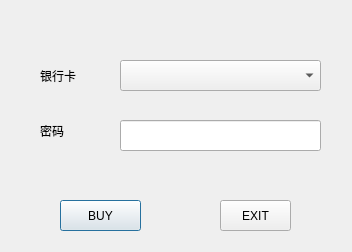
<?xml version="1.0" encoding="UTF-8"?>
<ui version="4.0">
 <class>ChooseCardToBuy</class>
 <widget class="QDialog" name="ChooseCardToBuy">
  <property name="geometry">
   <rect>
    <x>0</x>
    <y>0</y>
    <width>352</width>
    <height>252</height>
   </rect>
  </property>
  <property name="windowTitle">
   <string>Dialog</string>
  </property>
  <widget class="QLabel" name="label">
   <property name="geometry">
    <rect>
     <x>40</x>
     <y>60</y>
     <width>61</width>
     <height>31</height>
    </rect>
   </property>
   <property name="text">
    <string>银行卡</string>
   </property>
  </widget>
  <widget class="QComboBox" name="comboBox">
   <property name="geometry">
    <rect>
     <x>120</x>
     <y>60</y>
     <width>201</width>
     <height>31</height>
    </rect>
   </property>
  </widget>
  <widget class="QLabel" name="label_2">
   <property name="geometry">
    <rect>
     <x>40</x>
     <y>120</y>
     <width>61</width>
     <height>21</height>
    </rect>
   </property>
   <property name="text">
    <string>密码</string>
   </property>
  </widget>
  <widget class="QLineEdit" name="lineEdit">
   <property name="geometry">
    <rect>
     <x>120</x>
     <y>120</y>
     <width>201</width>
     <height>31</height>
    </rect>
   </property>
  </widget>
  <widget class="QPushButton" name="buyBtn">
   <property name="geometry">
    <rect>
     <x>60</x>
     <y>200</y>
     <width>81</width>
     <height>31</height>
    </rect>
   </property>
   <property name="text">
    <string>BUY</string>
   </property>
  </widget>
  <widget class="QPushButton" name="exitBtn">
   <property name="geometry">
    <rect>
     <x>220</x>
     <y>200</y>
     <width>71</width>
     <height>31</height>
    </rect>
   </property>
   <property name="text">
    <string>EXIT</string>
   </property>
  </widget>
 </widget>
 <resources/>
 <connections/>
</ui>
